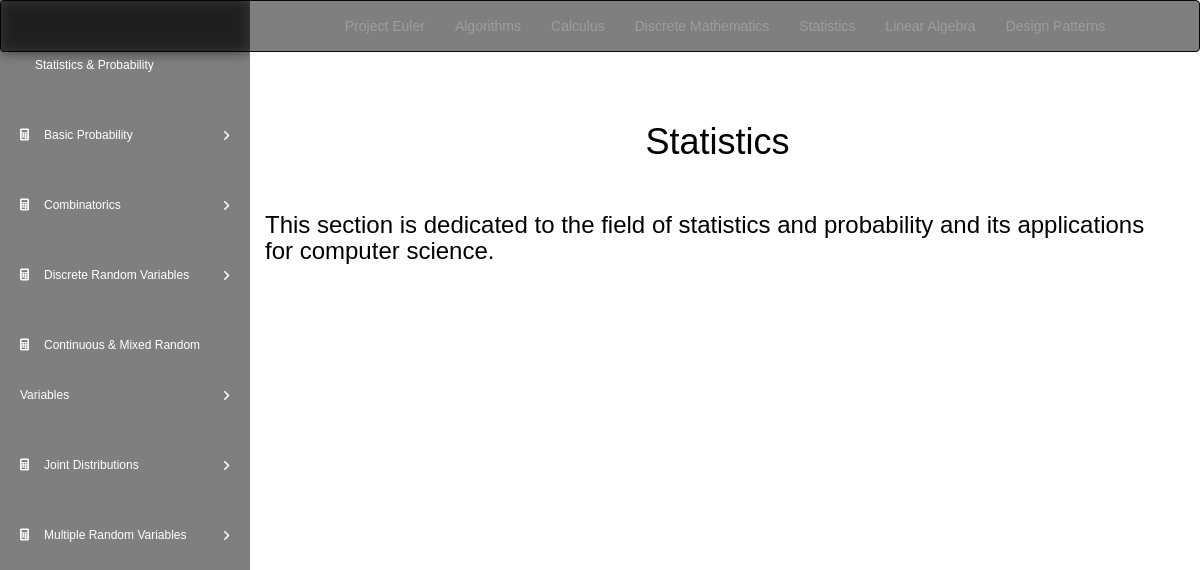
The app's page /Stats_section_page/ with its own data.
### app1/models.py (models this page shows, shortened)
class StatsChapter(models.Model):
    title = models.CharField(max_length=100)

### app1/views.py (the view)
# urls.py: path("Stats_section_page/", views.Stats_section_page, name="section"),
def Stats_section_page(request):
    all_Stats_chapters = StatsChapter.objects.all()
    return render(request, 'app1/Stats_section_page.html', {'all_Stats_chapters': all_Stats_chapters})

### app1/templates/app1/Stats_section_page.html (shortened to what this page needs)
{% extends 'app1/base.html' %}
    {% block content %}
    <body id="bg" style="background-image: url('https://wallpapercave.com/wp/wp7429585.png');">
        <div class="side-bar">
            <div class="menu">
                <div class="item"><a href="#">Statistics & Probability</a></div>
                {% for chapter in all_Stats_chapters %}
                <div class="item">
                    <a class="sub-btn" href="#"><i class="fas fa-calculator"></i>{{chapter.title}}<i class="fas fa-angle-right dropdown"></i></a>
                </div>
                {% endfor %}
            </div>
        </div>
            <div class="container">
        <p>
            <h1 align="center" style="color:black">Statistics</h1><br>
                <h3 style="color:black">
                    This section is dedicated to the field of statistics and probability and its
                    applications for computer science.
                </h3>
            <br><br><br>
        </p>
    </div>
    {% endblock %}

### app1/static/app1/style.css (style rules this page uses)
* { margin: 0; padding: 0; box-sizing: border-box; font-family: "Poppins", sans-serif; }
body { min-height: 100vjh; background-size: cover; padding-top: 52px; background-image: url('https://wallpapercave.com/wp/wp2598963.jpg'); backdrop-filter: blur(6px); }
.side-bar { min-width: 250px; max-width: 250px; height: 100vh; position: fixed; overflow-y: scroll; bottom: 0; left: 0; backdrop-filter: blur(7px); background-color: rgba(0,0,0,0.5); }
.side-bar .menu { width: 100%; margin-top: 30px; }
.side-bar .menu .item { position: relative; cursor: pointer; }
.side-bar .menu .item a { color: #fff; font-size: 12px; text-decoration: none; display: block; padding: 10px 20px; line-height: 50px; }
.side-bar .menu .item i { margin-right: 15px; }
.side-bar .menu .item a .dropdown { position: absolute; right: 0; margin: 20px; transition: 0.3s ease; }
.container { padding-top: 50; color: white; text-align: left; padding-left: 250; }

### records on screen
StatsChapter: title "Basic Probability"
StatsChapter: title "Combinatorics"
StatsChapter: title "Discrete Random Variables"
StatsChapter: title "Continuous & Mixed Random Variables"
StatsChapter: title "Joint Distributions"
StatsChapter: title "Multiple Random Variables"
